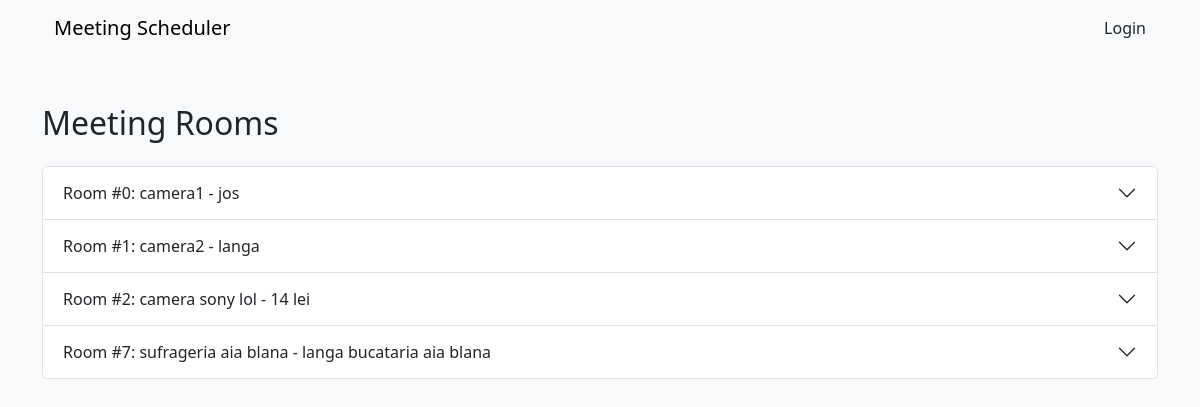
Screenshot of /rooms with the database file from the repository.
### app.py (models this page shows)
class Room(db.Model):
    id = db.Column(db.Integer, primary_key=True)
    name = db.Column(db.String(100), nullable=False)
    location = db.Column(db.String(200), nullable=False)
    meetings = db.relationship('Meeting', backref='room', lazy=True)

### app.py (the view, shortened to what this page needs)
@app.route('/rooms', methods=['GET', 'POST'])
def display_rooms():
    rooms = Room.query.all()
    meetings = Meeting.query.all()
    return render_template('rooms.html', rooms=rooms, meetings=meetings)

### templates/rooms.html (shortened to what this page needs)
{% extends "base.html" %}
{% block content %}
<h2 class="mb-4">Meeting Rooms</h2>
<div class="accordion" id="roomsAccordion">
    {% for room in rooms %}
    <div class="accordion-item">
        <h2 class="accordion-header" id="heading-{{ room.id }}">
            <div class="d-flex justify-content-between w-100">
                <button class="accordion-button collapsed" type="button" data-bs-toggle="collapse" data-bs-target="#collapse-{{ room.id }}" aria-expanded="false" aria-controls="collapse-{{ room.id }}">
                    Room #{{ room.id }}: {{ room.name }} - {{ room.location }}
                </button>
            </div>
        </h2>
                {% set room_meetings = meetings | selectattr("room_id", "equalto", room.id) | list %}
    </div>
    {% endfor %}
</div>
{% endblock %}

### templates/base.html (shortened to what this page needs)
<!DOCTYPE html>
<html lang="en">
<head>
    <link href="https://cdn.jsdelivr.net/npm/bootstrap@5.3.1/dist/css/bootstrap.min.css" rel="stylesheet">
</head>
<body>
    <div class="container">
        {% if not hide_navbar %}
        <nav class="navbar navbar-expand-lg navbar-light bg-light">
            <div class="container-fluid">
                <a class="navbar-brand" href="/menu">Meeting Scheduler</a>
                <div class="ms-auto">
                    <a class="nav-link" href="/">Login</a>
                </div>
            </div>
        </nav>
        {% endif %}
        <div class="content mt-5">
            {% block content %}
            {% endblock %}
        </div>
    </div>
</body>
</html>

### templates/base.html (style rules this page uses)
body { background-color: #f8f9fa; }

### rows the page displays
Room: id "0", name "camera1", location "jos"
Room: id "1", name "camera2", location "langa"
Room: id "2", name "camera sony lol", location "14 lei"
Room: id "7", name "sufrageria aia blana", location "langa bucataria aia blana"
